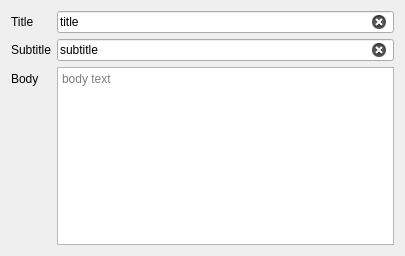
<?xml version="1.0" encoding="UTF-8"?>
<ui version="4.0">
 <class>Frame_TitleSubtitleBody</class>
 <widget class="QFrame" name="Frame_TitleSubtitleBody">
  <property name="geometry">
   <rect>
    <x>0</x>
    <y>0</y>
    <width>405</width>
    <height>256</height>
   </rect>
  </property>
  <property name="windowTitle">
   <string>Frame</string>
  </property>
  <layout class="QFormLayout" name="formLayout">
   <item row="0" column="0">
    <widget class="QLabel" name="label_3">
     <property name="text">
      <string>Title</string>
     </property>
    </widget>
   </item>
   <item row="0" column="1">
    <widget class="QLineEdit" name="lineEdit_Title">
     <property name="text">
      <string>title</string>
     </property>
     <property name="placeholderText">
      <string>title</string>
     </property>
     <property name="clearButtonEnabled">
      <bool>true</bool>
     </property>
    </widget>
   </item>
   <item row="1" column="0">
    <widget class="QLabel" name="label_4">
     <property name="text">
      <string>Subtitle</string>
     </property>
    </widget>
   </item>
   <item row="1" column="1">
    <widget class="QLineEdit" name="lineEdit_Subtitle">
     <property name="text">
      <string>subtitle</string>
     </property>
     <property name="placeholderText">
      <string>subtitle</string>
     </property>
     <property name="clearButtonEnabled">
      <bool>true</bool>
     </property>
    </widget>
   </item>
   <item row="2" column="0">
    <widget class="QLabel" name="label_5">
     <property name="text">
      <string>Body</string>
     </property>
    </widget>
   </item>
   <item row="2" column="1">
    <widget class="QTextBrowser" name="textBrowser_Body">
     <property name="readOnly">
      <bool>false</bool>
     </property>
     <property name="placeholderText">
      <string>body text</string>
     </property>
    </widget>
   </item>
  </layout>
 </widget>
 <resources/>
 <connections/>
</ui>
